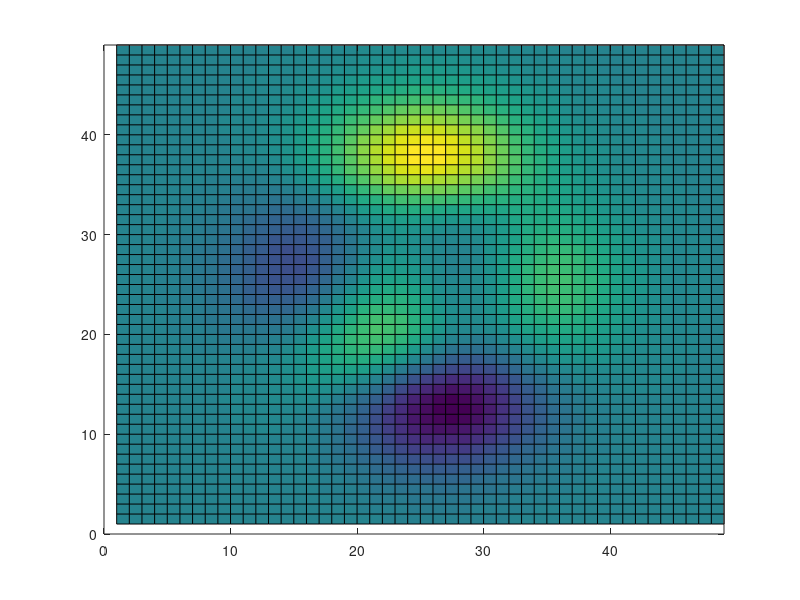

The MATLAB script that drew this image:

function test
fig = figure;
ax1 = axes;
% gr = surf(ax1,peaks);
gr = pcolor(ax1,peaks);
hold on;
maxZ = max(max(peaks));
arrowHandle = quiver3(ax1, 0,0,maxZ,0,0,0,0,'color','w','LineWidth',1.0 ) ;
% gr = surf(ax1,ones(100,100));
view(ax1,2)
hold on
set(gr,'ButtonDownFcn',{@bd,1,ax1,arrowHandle})
axis([ax1],'tight')


% ---------------------------
function bd(h,evd,n,ax,arrowHandle)
initialCoord = get(ax,'CurrentPoint');
initialX = initialCoord(1,1);
initialY = initialCoord(1,2);
set(arrowHandle,'XData',initialX,'YData',initialY,'UData',0,'VData',0);
% delete(arrowHandle);
% arrowHandle = quiver(ax, initialX,initialY,0,0,0,'color','w' ) ;
disp('down')

fig = ancestor(h,'figure');

% get the values and store them in the figure's appdata
props.WindowButtonMotionFcn = get(fig,'WindowButtonMotionFcn');
props.WindowButtonUpFcn = get(fig,'WindowButtonUpFcn');

setappdata(fig,'TestGuiCallbacks',props);


set(fig,'WindowButtonMotionFcn',{@wbm,n,ax,arrowHandle,initialX,initialY})
set(fig,'WindowButtonUpFcn',{@wbu,ax,arrowHandle,initialX,initialY})


% ---------------------------
function wbm(h,evd,n,ax,arrowHandle,initialX,initialY)
    
currentCoord = get(ax,'CurrentPoint');
currentX = currentCoord(1,1);
currentY = currentCoord(1,2);
UData = currentX - initialX;
VData = currentY - initialY;
updateArrow(arrowHandle,UData,VData);

disp(['motion: patch ' num2str(n)])

% ---------------------------
function wbu(h,evd,ax,arrowHandle,initialX,initialY)
currentCoord = get(ax,'CurrentPoint');
currentX = currentCoord(1,1);
currentY = currentCoord(1,2);
UData = currentX - initialX;
VData = currentY - initialY;
updateArrow(arrowHandle,UData,VData);

disp('up')

fig = ancestor(h,'figure');

props = getappdata(fig,'TestGuiCallbacks');
set(fig,props);
setappdata(fig,'TestGuiCallbacks',[]);

function updateArrow(arrowHandle,UData,VData)
    set(arrowHandle,'UData',UData,'VData',VData);
%     arrowHandle = quiver(axesHandle, x(1),y(1),x(2)-x(1),y(2)-y(1),0 ) ;   
%     axis([axesHandle],[0 1 0 1])



